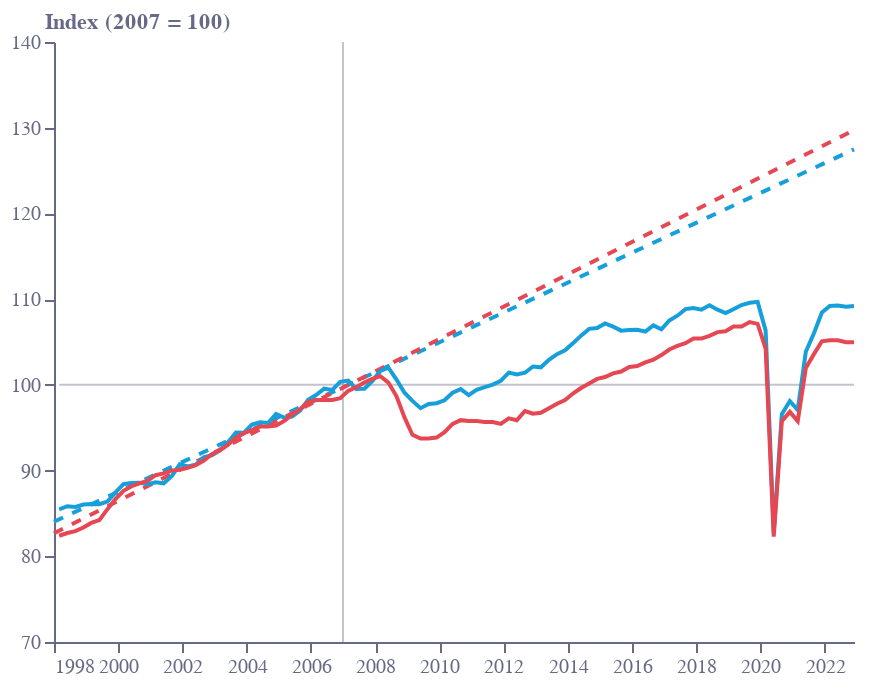

Notebook code cell kept with this figure:
### Code cell
base = alt.Chart(f1).encode(
    x=alt.X(
        "year:T",
        sort=[],
        axis=alt.Axis(
            grid=False,
            titleAlign="center",
            titleAnchor="middle",
            title="",
            titleY=-15,
            titleX=207,
            labelColor=colors["eco-gray"],
            titleColor=colors["eco-gray"],
            tickColor=colors["eco-gray"],
            domainColor=colors["eco-gray"],
            tickCount=10,
            orient="bottom",
            labelAngle=0,
        ),
    )
)
line = base.mark_line(color=colors["eco-light-blue"]).encode(
    y=alt.Y(
        "sc2:Q",
        sort=[],
        axis=alt.Axis(
            grid=False,
            title="Index (2007 = 100)",
            titleX=-5,
            titleY=-5,
            titleBaseline="bottom",
            titleAngle=0,
            titleAlign="left",
            labelColor=colors["eco-gray"],
            titleColor=colors["eco-gray"],
            tickColor=colors["eco-gray"],
            domainColor=colors["eco-gray"],
        ),
        # scale=alt.Scale(domain=[70, 140]),
    )
)
line2 = line.mark_line(color=colors["eco-red"]).encode(y=alt.Y(
    "uk2:Q",
    sort=[],
))
line3 = line.mark_line(color=colors["eco-red"]).encode(
    y=alt.Y("sc4:Q", sort=[]))
line4 = line.mark_line(color=colors["eco-red"]).encode(
    y=alt.Y("uk4:Q", sort=[]))
axis1 = (
    alt.Chart(pd.DataFrame([{"x": "1998-03-01", "y": 100}, {"x": "2022-12-01", "y": 100}]))
    .mark_line(strokeWidth=1, opacity=0.4, color=colors["eco-gray"])
    .encode(x=alt.X("x:T", sort=[]), y=alt.Y("y:Q",sort=[],scale=alt.Scale(domain=[70, 140])))
)
axis2 = (
    alt.Chart(pd.DataFrame([{"x": "2007-01-01", "y": 70}, {"x": "2007-01-01", "y": 140}]))
    .mark_line(strokeWidth=1, opacity=0.4, color=colors["eco-gray"])
    .encode(x=alt.X("x:T", sort=[]), y=alt.Y("y:Q",sort=[],scale=alt.Scale(domain=[70, 140])))
)
# fit = base.transform_filter('year(datum.year)<2007').transform_regression("year", "uk2")\
fit1=alt.Chart(pd.DataFrame([{'x':'1998-01-01', 'y': 84.03},{'x':'2022-12-01', 'y':127.47}]))\
.mark_line(color=colors["eco-light-blue"],strokeDash=[5,5]).encode(x='x:T',y='y:Q')
fit2=alt.Chart(pd.DataFrame([{'x':'1998-01-01', 'y':82.67952840300109},{'x':'2022-12-01', 'y':129.72132904608787}]))\
.mark_line(color=colors["eco-red"],strokeDash=[5,5]).encode(x='x:T',y='y:Q')
layer1 = (((axis1+axis2+fit1+fit2+line + line2).properties(
    height=300, width=400)).configure_view(stroke=None).properties(title=""))
layer1.save("visualisation/" + f + ".json")
layer1.save("visualisation/" + f + ".svg")
layer1.save("visualisation/" + f + ".png")
open("README.md", "w").write(readme)
layer1

### Figure 1 — Vega-Lite specification as saved in the notebook (floating-point values rounded to 4 significant figures)
{"config": {"view": {"continuousWidth": 400, "continuousHeight": 300, "stroke": null}}, "layer": [{"data": {"name": "data-4b16ac4ef4dff356aad78689d14cd55b"}, "mark": {"type": "line", "color": "#676A86", "opacity": 0.4, "strokeWidth": 1}, "encoding": {"x": {"field": "x", "sort": [], "type": "temporal"}, "y": {"field": "y", "scale": {"domain": [70, 140]}, "sort": [], "type": "quantitative"}}}, {"data": {"name": "data-e3a30ecc45faee5e1e7e43c3fab56cc9"}, "mark": {"type": "line", "color": "#676A86", "opacity": 0.4, "strokeWidth": 1}, "encoding": {"x": {"field": "x", "sort": [], "type": "temporal"}, "y": {"field": "y", "scale": {"domain": [70, 140]}, "sort": [], "type": "quantitative"}}}, {"data": {"name": "data-0198708b1952ce1977a371cfaefa01bf"}, "mark": {"type": "line", "color": "#179FDB", "strokeDash": [5, 5]}, "encoding": {"x": {"field": "x", "type": "temporal"}, "y": {"field": "y", "type": "quantitative"}}}, {"data": {"name": "data-68ed7b0c9b888c1f63e52b4f4528724e"}, "mark": {"type": "line", "color": "#E54753", "strokeDash": [5, 5]}, "encoding": {"x": {"field": "x", "type": "temporal"}, "y": {"field": "y", "type": "quantitative"}}}, {"data": {"name": "data-b5e7449e6b64c49f1c2d6b493b38fabb"}, "mark": {"type": "line", "color": "#179FDB"}, "encoding": {"x": {"axis": {"domainColor": "#676A86", "grid": false, "labelAngle": 0, "labelColor": "#676A86", "orient": "bottom", "tickColor": "#676A86", "tickCount": 10, "title": "", "titleAlign": "center", "titleAnchor": "middle", "titleColor": "#676A86", "titleX": 207, "titleY": -15}, "field": "year", "sort": [], "type": "temporal"}, "y": {"axis": {"domainColor": "#676A86", "grid": false, "labelColor": "#676A86", "tickColor": "#676A86", "title": "Index (2007 = 100)", "titleAlign": "left", "titleAngle": 0, "titleBaseline": "bottom", "titleColor": "#676A86", "titleX": -5, "titleY": -5}, "field": "sc2", "sort": [], "type": "quantitative"}}}, {"data": {"name": "data-b5e7449e6b64c49f1c2d6b493b38fabb"}, "mark": {"type": "line", "color": "#E54753"}, "encoding": {"x": {"axis": {"domainColor": "#676A86", "grid": false, "labelAngle": 0, "labelColor": "#676A86", "orient": "bottom", "tickColor": "#676A86", "tickCount": 10, "title": "", "titleAlign": "center", "titleAnchor": "middle", "titleColor": "#676A86", "titleX": 207, "titleY": -15}, "field": "year", "sort": [], "type": "temporal"}, "y": {"field": "uk2", "sort": [], "type": "quantitative"}}}], "height": 300, "title": "", "width": 400, "$schema": "https://vega.github.io/schema/vega-lite/v4.17.0.json", "datasets": {"data-4b16ac4ef4dff356aad78689d14cd55b": [{"x": "1998-03-01", "y": 100}, {"x": "2022-12-01", "y": 100}], "data-e3a30ecc45faee5e1e7e43c3fab56cc9": [{"x": "2007-01-01", "y": 70}, {"x": "2007-01-01", "y": 140}], "data-0198708b1952ce1977a371cfaefa01bf": [{"x": "1998-01-01", "y": 84.03}, {"x": "2022-12-01", "y": 127.5}], "data-68ed7b0c9b888c1f63e52b4f4528724e": [{"x": "1998-01-01", "y": 82.68}, {"x": "2022-12-01", "y": 129.7}], "data-b5e7449e6b64c49f1c2d6b493b38fabb": [{"sc": 78.18, "uk": 77.0, "sc2": 85.48, "uk2": 82.4, "sc3": 85.48, "uk3": 82.4, "year": "1998-03-01", "sc4": 72.69, "uk4": 67.3, "sc5": 83.91, "uk5": 78.44}, {"sc": 78.51, "uk": 77.3, "sc2": 85.85, "uk2": 82.72, "sc3": 85.85, "uk3": 82.72, "year": "1998-06-01", "sc4": 72.97, "uk4": 67.7, "sc5": 84.24, "uk5": 78.9}, {"sc": 78.43, "uk": 77.5, "sc2": 85.76, "uk2": 82.93, "sc3": 85.76, "uk3": 82.93, "year": "1998-09-01", "sc4": 72.88, "uk4": 67.9, "sc5": 84.13, "uk5": 79.14}, {"sc": 78.68, "uk": 77.9, "sc2": 86.04, "uk2": 83.36, "sc3": 86.04, "uk3": 83.36, "year": "1998-12-01", "sc4": 73.1, "uk4": 68.3, "sc5": 84.38, "uk5": 79.6}, {"sc": 78.73, "uk": 78.4, "sc2": 86.09, "uk2": 83.9, "sc3": 86.09, "uk3": 83.9, "year": "1999-03-01", "sc4": 73.12, "uk4": 68.8, "sc5": 84.41, "uk5": 80.19}, {"sc": 78.71, "uk": 78.7, "sc2": 86.07, "uk2": 84.22, "sc3": 86.07, "uk3": 84.22, "year": "1999-06-01", "sc4": 73.09, "uk4": 69.1, "sc5": 84.38, "uk5": 80.54}, {"sc": 79.0, "uk": 79.9, "sc2": 86.38, "uk2": 85.5, "sc3": 86.38, "uk3": 85.5, "year": "1999-09-01", "sc4": 73.32, "uk4": 70.2, "sc5": 84.64, "uk5": 81.82}, {"sc": 79.98, "uk": 81.0, "sc2": 87.46, "uk2": 86.68, "sc3": 87.46, "uk3": 86.68, "year": "1999-12-01", "sc4": 74.2, "uk4": 71.3, "sc5": 85.66, "uk5": 83.1}, {"sc": 80.86, "uk": 81.9, "sc2": 88.41, "uk2": 87.64, "sc3": 88.41, "uk3": 87.64, "year": "2000-03-01", "sc4": 74.98, "uk4": 72.1, "sc5": 86.56, "uk5": 84.03}, {"sc": 80.99, "uk": 82.4, "sc2": 88.56, "uk2": 88.18, "sc3": 88.56, "uk3": 88.18, "year": "2000-06-01", "sc4": 75.07, "uk4": 72.6, "sc5": 86.67, "uk5": 84.62}, {"sc": 81.02, "uk": 82.7, "sc2": 88.59, "uk2": 88.5, "sc3": 88.59, "uk3": 88.5, "year": "2000-09-01", "sc4": 75.1, "uk4": 72.9, "sc5": 86.69, "uk5": 84.97}, {"sc": 80.86, "uk": 83.0, "sc2": 88.42, "uk2": 88.82, "sc3": 88.42, "uk3": 88.82, "year": "2000-12-01", "sc4": 74.96, "uk4": 73.2, "sc5": 86.53, "uk5": 85.31}, {"sc": 81.07, "uk": 83.6, "sc2": 88.64, "uk2": 89.46, "sc3": 88.64, "uk3": 89.46, "year": "2001-03-01", "sc4": 75.15, "uk4": 73.9, "sc5": 86.76, "uk5": 86.13}, {"sc": 80.94, "uk": 83.8, "sc2": 88.51, "uk2": 89.67, "sc3": 88.51, "uk3": 89.67, "year": "2001-06-01", "sc4": 75.05, "uk4": 74.1, "sc5": 86.63, "uk5": 86.36}, {"sc": 81.71, "uk": 84.1, "sc2": 89.34, "uk2": 89.99, "sc3": 89.34, "uk3": 89.99, "year": "2001-09-01", "sc4": 75.76, "uk4": 74.5, "sc5": 87.46, "uk5": 86.83}, {"sc": 82.98, "uk": 84.2, "sc2": 90.73, "uk2": 90.1, "sc3": 90.73, "uk3": 90.1, "year": "2001-12-01", "sc4": 76.95, "uk4": 74.6, "sc5": 88.83, "uk5": 86.95}, {"sc": 82.74, "uk": 84.4, "sc2": 90.48, "uk2": 90.32, "sc3": 90.48, "uk3": 90.32, "year": "2002-03-01", "sc4": 76.73, "uk4": 74.9, "sc5": 88.58, "uk5": 87.3}, {"sc": 82.92, "uk": 84.7, "sc2": 90.67, "uk2": 90.64, "sc3": 90.67, "uk3": 90.64, "year": "2002-06-01", "sc4": 76.9, "uk4": 75.3, "sc5": 88.78, "uk5": 87.76}, {"sc": 83.73, "uk": 85.2, "sc2": 91.56, "uk2": 91.17, "sc3": 91.56, "uk3": 91.17, "year": "2002-09-01", "sc4": 77.67, "uk4": 75.8, "sc5": 89.66, "uk5": 88.34}, {"sc": 83.94, "uk": 85.9, "sc2": 91.78, "uk2": 91.92, "sc3": 91.78, "uk3": 91.92, "year": "2002-12-01", "sc4": 77.87, "uk4": 76.4, "sc5": 89.89, "uk5": 89.04}, {"sc": 84.45, "uk": 86.3, "sc2": 92.34, "uk2": 92.35, "sc3": 92.34, "uk3": 92.35, "year": "2003-03-01", "sc4": 78.35, "uk4": 76.9, "sc5": 90.45, "uk5": 89.63}, {"sc": 85.3, "uk": 86.9, "sc2": 93.28, "uk2": 92.99, "sc3": 93.28, "uk3": 92.99, "year": "2003-06-01", "sc4": 79.16, "uk4": 77.6, "sc5": 91.38, "uk5": 90.44}, {"sc": 86.37, "uk": 87.7, "sc2": 94.44, "uk2": 93.85, "sc3": 94.44, "uk3": 93.85, "year": "2003-09-01", "sc4": 80.21, "uk4": 78.3, "sc5": 92.59, "uk5": 91.26}, {"sc": 86.33, "uk": 88.2, "sc2": 94.4, "uk2": 94.38, "sc3": 94.4, "uk3": 94.38, "year": "2003-12-01", "sc4": 80.23, "uk4": 79.0, "sc5": 92.62, "uk5": 92.07}, {"sc": 87.21, "uk": 88.5, "sc2": 95.37, "uk2": 94.7, "sc3": 95.37, "uk3": 94.7, "year": "2004-03-01", "sc4": 81.12, "uk4": 79.3, "sc5": 93.64, "uk5": 92.42}, {"sc": 87.47, "uk": 88.9, "sc2": 95.64, "uk2": 95.13, "sc3": 95.64, "uk3": 95.13, "year": "2004-06-01", "sc4": 81.41, "uk4": 79.7, "sc5": 93.99, "uk5": 92.89}, {"sc": 87.38, "uk": 88.9, "sc2": 95.55, "uk2": 95.13, "sc3": 95.55, "uk3": 95.13, "year": "2004-09-01", "sc4": 81.44, "uk4": 79.9, "sc5": 94.02, "uk5": 93.12}, {"sc": 88.36, "uk": 89.0, "sc2": 96.62, "uk2": 95.24, "sc3": 96.62, "uk3": 95.24, "year": "2004-12-01", "sc4": 82.46, "uk4": 80.2, "sc5": 95.19, "uk5": 93.47}, {"sc": 87.96, "uk": 89.5, "sc2": 96.19, "uk2": 95.77, "sc3": 96.19, "uk3": 95.77, "year": "2005-03-01", "sc4": 82.19, "uk4": 80.8, "sc5": 94.88, "uk5": 94.17}, {"sc": 88.08, "uk": 90.2, "sc2": 96.31, "uk2": 96.52, "sc3": 96.31, "uk3": 96.52, "year": "2005-06-01", "sc4": 82.4, "uk4": 81.5, "sc5": 95.13, "uk5": 94.99}, {"sc": 88.7, "uk": 90.8, "sc2": 96.99, "uk2": 97.16, "sc3": 96.99, "uk3": 97.16, "year": "2005-09-01", "sc4": 83.08, "uk4": 82.2, "sc5": 95.9, "uk5": 95.8}, {"sc": 89.87, "uk": 91.6, "sc2": 98.27, "uk2": 98.02, "sc3": 98.27, "uk3": 98.02, "year": "2005-12-01", "sc4": 84.27, "uk4": 83.1, "sc5": 97.28, "uk5": 96.85}, {"sc": 90.37, "uk": 91.8, "sc2": 98.81, "uk2": 98.23, "sc3": 98.81, "uk3": 98.23, "year": "2006-03-01", "sc4": 84.83, "uk4": 83.4, "sc5": 97.93, "uk5": 97.2}, {"sc": 91.04, "uk": 91.8, "sc2": 99.55, "uk2": 98.23, "sc3": 99.55, "uk3": 98.23, "year": "2006-06-01", "sc4": 85.56, "uk4": 83.6, "sc5": 98.77, "uk5": 97.44}, {"sc": 90.91, "uk": 91.8, "sc2": 99.41, "uk2": 98.23, "sc3": 99.41, "uk3": 98.23, "year": "2006-09-01", "sc4": 85.59, "uk4": 83.7, "sc5": 98.81, "uk5": 97.55}, {"sc": 91.77, "uk": 92.0, "sc2": 100.3, "uk2": 98.45, "sc3": 100.3, "uk3": 98.45, "year": "2006-12-01", "sc4": 86.55, "uk4": 84.1, "sc5": 99.92, "uk5": 98.02}, {"sc": 91.91, "uk": 92.8, "sc2": 100.5, "uk2": 99.3, "sc3": 100.3, "uk3": 98.45, "year": "2007-03-01", "sc4": 86.84, "uk4": 84.9, "sc5": 100.2, "uk5": 98.95}, {"sc": 91.01, "uk": 93.2, "sc2": 99.51, "uk2": 99.73, "sc3": 100.3, "uk3": 98.45, "year": "2007-06-01", "sc4": 86.14, "uk4": 85.5, "sc5": 99.44, "uk5": 99.65}, {"sc": 91.04, "uk": 93.7, "sc2": 99.55, "uk2": 100.3, "sc3": 100.3, "uk3": 98.45, "year": "2007-09-01", "sc4": 86.31, "uk4": 86.1, "sc5": 99.63, "uk5": 100.3}, {"sc": 91.85, "uk": 94.1, "sc2": 100.4, "uk2": 100.7, "sc3": 100.3, "uk3": 98.45, "year": "2007-12-01", "sc4": 87.22, "uk4": 86.7, "sc5": 100.7, "uk5": 101.0}, {"sc": 92.93, "uk": 94.4, "sc2": 101.6, "uk2": 101.0, "sc3": 100.3, "uk3": 98.45, "year": "2008-03-01", "sc4": 88.38, "uk4": 87.1, "sc5": 102.0, "uk5": 101.5}, {"sc": 93.28, "uk": 93.7, "sc2": 102.0, "uk2": 100.3, "sc3": 100.3, "uk3": 98.45, "year": "2008-06-01", "sc4": 88.85, "uk4": 86.7, "sc5": 102.6, "uk5": 101.0}, {"sc": 92.02, "uk": 92.2, "sc2": 100.6, "uk2": 98.66, "sc3": 100.3, "uk3": 98.45, "year": "2008-09-01", "sc4": 87.77, "uk4": 85.4, "sc5": 101.3, "uk5": 99.53}, {"sc": 90.61, "uk": 89.9, "sc2": 99.08, "uk2": 96.2, "sc3": 100.3, "uk3": 98.45, "year": "2008-12-01", "sc4": 86.55, "uk4": 83.5, "sc5": 99.91, "uk5": 97.32}, {"sc": 89.74, "uk": 88.0, "sc2": 98.13, "uk2": 94.17, "sc3": 100.3, "uk3": 98.45, "year": "2009-03-01", "sc4": 85.84, "uk4": 81.9, "sc5": 99.09, "uk5": 95.45}, {"sc": 88.96, "uk": 87.6, "sc2": 97.28, "uk2": 93.74, "sc3": 100.3, "uk3": 98.45, "year": "2009-06-01", "sc4": 85.21, "uk4": 81.6, "sc5": 98.37, "uk5": 95.1}, {"sc": 89.41, "uk": 87.6, "sc2": 97.77, "uk2": 93.74, "sc3": 100.3, "uk3": 98.45, "year": "2009-09-01", "sc4": 85.77, "uk4": 81.8, "sc5": 99.01, "uk5": 95.34}, {"sc": 89.49, "uk": 87.7, "sc2": 97.86, "uk2": 93.85, "sc3": 100.3, "uk3": 98.45, "year": "2009-12-01", "sc4": 85.96, "uk4": 82.0, "sc5": 99.24, "uk5": 95.57}, {"sc": 89.8, "uk": 88.3, "sc2": 98.2, "uk2": 94.49, "sc3": 100.3, "uk3": 98.45, "year": "2010-03-01", "sc4": 86.39, "uk4": 82.8, "sc5": 99.73, "uk5": 96.5}, {"sc": 90.62, "uk": 89.2, "sc2": 99.09, "uk2": 95.45, "sc3": 100.3, "uk3": 98.45, "year": "2010-06-01", "sc4": 87.3, "uk4": 83.8, "sc5": 100.8, "uk5": 97.67}, {"sc": 91.0, "uk": 89.6, "sc2": 99.5, "uk2": 95.88, "sc3": 100.3, "uk3": 98.45, "year": "2010-09-01", "sc4": 87.82, "uk4": 84.3, "sc5": 101.4, "uk5": 98.25}, {"sc": 90.36, "uk": 89.5, "sc2": 98.81, "uk2": 95.77, "sc3": 100.3, "uk3": 98.45, "year": "2010-12-01", "sc4": 87.36, "uk4": 84.4, "sc5": 100.9, "uk5": 98.37}, {"sc": 90.93, "uk": 89.5, "sc2": 99.43, "uk2": 95.77, "sc3": 100.3, "uk3": 98.45, "year": "2011-03-01", "sc4": 88.07, "uk4": 84.6, "sc5": 101.7, "uk5": 98.6}, {"sc": 91.2, "uk": 89.4, "sc2": 99.73, "uk2": 95.67, "sc3": 100.3, "uk3": 98.45, "year": "2011-06-01", "sc4": 88.49, "uk4": 84.7, "sc5": 102.2, "uk5": 98.72}, {"sc": 91.48, "uk": 89.4, "sc2": 100.0, "uk2": 95.67, "sc3": 100.3, "uk3": 98.45, "year": "2011-09-01", "sc4": 88.82, "uk4": 84.8, "sc5": 102.5, "uk5": 98.83}, {"sc": 91.88, "uk": 89.2, "sc2": 100.5, "uk2": 95.45, "sc3": 100.3, "uk3": 98.45, "year": "2011-12-01", "sc4": 89.26, "uk4": 84.8, "sc5": 103.0, "uk5": 98.83}, {"sc": 92.76, "uk": 89.8, "sc2": 101.4, "uk2": 96.09, "sc3": 100.3, "uk3": 98.45, "year": "2012-03-01", "sc4": 90.17, "uk4": 85.5, "sc5": 104.1, "uk5": 99.65}, {"sc": 92.55, "uk": 89.6, "sc2": 101.2, "uk2": 95.88, "sc3": 100.3, "uk3": 98.45, "year": "2012-06-01", "sc4": 90.03, "uk4": 85.4, "sc5": 103.9, "uk5": 99.53}, {"sc": 92.74, "uk": 90.6, "sc2": 101.4, "uk2": 96.95, "sc3": 100.3, "uk3": 98.45, "year": "2012-09-01", "sc4": 90.28, "uk4": 86.5, "sc5": 104.2, "uk5": 100.8}, {"sc": 93.41, "uk": 90.3, "sc2": 102.1, "uk2": 96.63, "sc3": 100.3, "uk3": 98.45, "year": "2012-12-01", "sc4": 90.99, "uk4": 86.4, "sc5": 105.0, "uk5": 100.7}, {"sc": 93.32, "uk": 90.4, "sc2": 102.0, "uk2": 96.74, "sc3": 100.3, "uk3": 98.45, "year": "2013-03-01", "sc4": 90.96, "uk4": 86.6, "sc5": 105.0, "uk5": 100.9}, {"sc": 94.12, "uk": 90.9, "sc2": 102.9, "uk2": 97.27, "sc3": 100.3, "uk3": 98.45, "year": "2013-06-01", "sc4": 91.8, "uk4": 87.2, "sc5": 106.0, "uk5": 101.6}, {"sc": 94.73, "uk": 91.4, "sc2": 103.6, "uk2": 97.81, "sc3": 100.3, "uk3": 98.45, "year": "2013-09-01", "sc4": 92.48, "uk4": 87.8, "sc5": 106.8, "uk5": 102.3}, {"sc": 95.14, "uk": 91.8, "sc2": 104.0, "uk2": 98.23, "sc3": 100.3, "uk3": 98.45, "year": "2013-12-01", "sc4": 92.97, "uk4": 88.4, "sc5": 107.3, "uk5": 103.0}, {"sc": 95.88, "uk": 92.5, "sc2": 104.8, "uk2": 98.98, "sc3": 100.3, "uk3": 98.45, "year": "2014-03-01", "sc4": 93.78, "uk4": 89.2, "sc5": 108.3, "uk5": 104.0}, {"sc": 96.7, "uk": 93.1, "sc2": 105.7, "uk2": 99.63, "sc3": 100.3, "uk3": 98.45, "year": "2014-06-01", "sc4": 94.68, "uk4": 90.0, "sc5": 109.3, "uk5": 104.9}, {"sc": 97.43, "uk": 93.6, "sc2": 106.5, "uk2": 100.2, "sc3": 100.3, "uk3": 98.45, "year": "2014-09-01", "sc4": 95.49, "uk4": 90.7, "sc5": 110.2, "uk5": 105.7}, {"sc": 97.51, "uk": 94.1, "sc2": 106.6, "uk2": 100.7, "sc3": 100.3, "uk3": 98.45, "year": "2014-12-01", "sc4": 95.69, "uk4": 91.3, "sc5": 110.5, "uk5": 106.4}, {"sc": 98.0, "uk": 94.3, "sc2": 107.2, "uk2": 100.9, "sc3": 100.3, "uk3": 98.45, "year": "2015-03-01", "sc4": 96.28, "uk4": 91.7, "sc5": 111.2, "uk5": 106.9}, {"sc": 97.66, "uk": 94.7, "sc2": 106.8, "uk2": 101.3, "sc3": 100.3, "uk3": 98.45, "year": "2015-06-01", "sc4": 96.06, "uk4": 92.2, "sc5": 110.9, "uk5": 107.5}, {"sc": 97.24, "uk": 94.9, "sc2": 106.3, "uk2": 101.6, "sc3": 100.3, "uk3": 98.45, "year": "2015-09-01", "sc4": 95.79, "uk4": 92.6, "sc5": 110.6, "uk5": 107.9}, {"sc": 97.3, "uk": 95.4, "sc2": 106.4, "uk2": 102.1, "sc3": 100.3, "uk3": 98.45, "year": "2015-12-01", "sc4": 95.99, "uk4": 93.3, "sc5": 110.8, "uk5": 108.7}, {"sc": 97.33, "uk": 95.5, "sc2": 106.4, "uk2": 102.2, "sc3": 100.3, "uk3": 98.45, "year": "2016-03-01", "sc4": 96.16, "uk4": 93.7, "sc5": 111.0, "uk5": 109.2}, {"sc": 97.15, "uk": 95.9, "sc2": 106.2, "uk2": 102.6, "sc3": 100.3, "uk3": 98.45, "year": "2016-06-01", "sc4": 96.12, "uk4": 94.2, "sc5": 111.0, "uk5": 109.8}, {"sc": 97.8, "uk": 96.2, "sc2": 106.9, "uk2": 102.9, "sc3": 100.3, "uk3": 98.45, "year": "2016-09-01", "sc4": 96.86, "uk4": 94.7, "sc5": 111.8, "uk5": 110.4}, {"sc": 97.37, "uk": 96.7, "sc2": 106.5, "uk2": 103.5, "sc3": 100.3, "uk3": 98.45, "year": "2016-12-01", "sc4": 96.53, "uk4": 95.3, "sc5": 111.4, "uk5": 111.1}, {"sc": 98.32, "uk": 97.3, "sc2": 107.5, "uk2": 104.1, "sc3": 100.3, "uk3": 98.45, "year": "2017-03-01", "sc4": 97.55, "uk4": 96.0, "sc5": 112.6, "uk5": 111.9}, {"sc": 98.83, "uk": 97.7, "sc2": 108.1, "uk2": 104.5, "sc3": 100.3, "uk3": 98.45, "year": "2017-06-01", "sc4": 98.15, "uk4": 96.5, "sc5": 113.3, "uk5": 112.5}, {"sc": 99.54, "uk": 98.0, "sc2": 108.8, "uk2": 104.9, "sc3": 100.3, "uk3": 98.45, "year": "2017-09-01", "sc4": 98.91, "uk4": 97.0, "sc5": 114.2, "uk5": 113.1}, {"sc": 99.66, "uk": 98.5, "sc2": 109.0, "uk2": 105.4, "sc3": 100.3, "uk3": 98.45, "year": "2017-12-01", "sc4": 99.1, "uk4": 97.6, "sc5": 114.4, "uk5": 113.8}, {"sc": 99.46, "uk": 98.5, "sc2": 108.8, "uk2": 105.4, "sc3": 100.3, "uk3": 98.45, "year": "2018-03-01", "sc4": 98.96, "uk4": 97.8, "sc5": 114.2, "uk5": 114.0}, {"sc": 99.94, "uk": 98.8, "sc2": 109.3, "uk2": 105.7, "sc3": 100.3, "uk3": 98.45, "year": "2018-06-01", "sc4": 99.5, "uk4": 98.2, "sc5": 114.9, "uk5": 114.5}, {"sc": 99.47, "uk": 99.2, "sc2": 108.8, "uk2": 106.2, "sc3": 100.3, "uk3": 98.45, "year": "2018-09-01", "sc4": 99.15, "uk4": 98.7, "sc5": 114.5, "uk5": 115.0}, {"sc": 99.11, "uk": 99.3, "sc2": 108.4, "uk2": 106.3, "sc3": 100.3, "uk3": 98.45, "year": "2018-12-01", "sc4": 98.9, "uk4": 99.0, "sc5": 114.2, "uk5": 115.4}, {"sc": 99.52, "uk": 99.8, "sc2": 108.8, "uk2": 106.8, "sc3": 100.3, "uk3": 98.45, "year": "2019-03-01", "sc4": 99.42, "uk4": 99.6, "sc5": 114.8, "uk5": 116.1}, {"sc": 99.97, "uk": 99.8, "sc2": 109.3, "uk2": 106.8, "sc3": 100.3, "uk3": 98.45, "year": "2019-06-01", "sc4": 99.99, "uk4": 99.7, "sc5": 115.4, "uk5": 116.2}, {"sc": 100.2, "uk": 100.3, "sc2": 109.6, "uk2": 107.3, "sc3": 100.3, "uk3": 98.45, "year": "2019-09-01", "sc4": 100.2, "uk4": 100.3, "sc5": 115.7, "uk5": 116.9}, {"sc": 100.3, "uk": 100.1, "sc2": 109.7, "uk2": 107.1, "sc3": 100.3, "uk3": 98.45, "year": "2019-12-01", "sc4": 100.4, "uk4": 100.3, "sc5": 115.8, "uk5": 116.9}, {"sc": 97.23, "uk": 97.4, "sc2": 106.3, "uk2": 104.2, "sc3": 100.3, "uk3": 98.45, "year": "2020-03-01", "sc4": 97.29, "uk4": 97.7, "sc5": 112.3, "uk5": 113.9}, {"sc": 75.69, "uk": 76.9, "sc2": 82.77, "uk2": 82.29, "sc3": 100.3, "uk3": 98.45, "year": "2020-06-01", "sc4": 75.75, "uk4": 77.2, "sc5": 87.44, "uk5": 89.98}, {"sc": 88.32, "uk": 89.5, "sc2": 96.58, "uk2": 95.77, "sc3": 100.3, "uk3": 98.45, "year": "2020-09-01", "sc4": 88.44, "uk4": 90.0, "sc5": 102.1, "uk5": 104.9}, {"sc": 89.73, "uk": 90.5, "sc2": 98.12, "uk2": 96.84, "sc3": 100.3, "uk3": 98.45, "year": "2020-12-01", "sc4": 89.91, "uk4": 91.1, "sc5": 103.8, "uk5": 106.2}, {"sc": 88.76, "uk": 89.5, "sc2": 97.06, "uk2": 95.77, "sc3": 100.3, "uk3": 98.45, "year": "2021-03-01", "sc4": 88.99, "uk4": 90.1, "sc5": 102.7, "uk5": 105.0}, {"sc": 94.98, "uk": 95.3, "sc2": 103.9, "uk2": 102.0, "sc3": 100.3, "uk3": 98.45, "year": "2021-06-01", "sc4": 95.29, "uk4": 96.0, "sc5": 110.0, "uk5": 111.9}, {"sc": 96.97, "uk": 96.8, "sc2": 106.0, "uk2": 103.6, "sc3": 100.3, "uk3": 98.45, "year": "2021-09-01", "sc4": 97.24, "uk4": 97.7, "sc5": 112.3, "uk5": 113.9}, {"sc": 99.16, "uk": 98.2, "sc2": 108.4, "uk2": 105.1, "sc3": 100.3, "uk3": 98.45, "year": "2021-12-01", "sc4": 99.4, "uk4": 99.1, "sc5": 114.8, "uk5": 115.5}, {"sc": 99.87, "uk": 98.3, "sc2": 109.2, "uk2": 105.2, "sc3": 100.3, "uk3": 98.45, "year": "2022-03-01", "sc4": 100.1, "uk4": 99.6, "sc5": 115.5, "uk5": 116.1}, {"sc": 99.92, "uk": 98.3, "sc2": 109.3, "uk2": 105.2, "sc3": 100.3, "uk3": 98.45, "year": "2022-06-01", "sc4": 100.1, "uk4": 99.7, "sc5": 115.5, "uk5": 116.2}, {"sc": 99.79, "uk": 98.1, "sc2": 109.1, "uk2": 105.0, "sc3": 100.3, "uk3": 98.45, "year": "2022-09-01", "sc4": 99.96, "uk4": 99.5, "sc5": 115.4, "uk5": 116.0}, {"sc": 99.86, "uk": 98.1, "sc2": 109.2, "uk2": 105.0, "sc3": 100.3, "uk3": 98.45, "year": "2022-12-01", "sc4": 100.0, "uk4": 99.5, "sc5": 115.5, "uk5": 116.0}]}}
